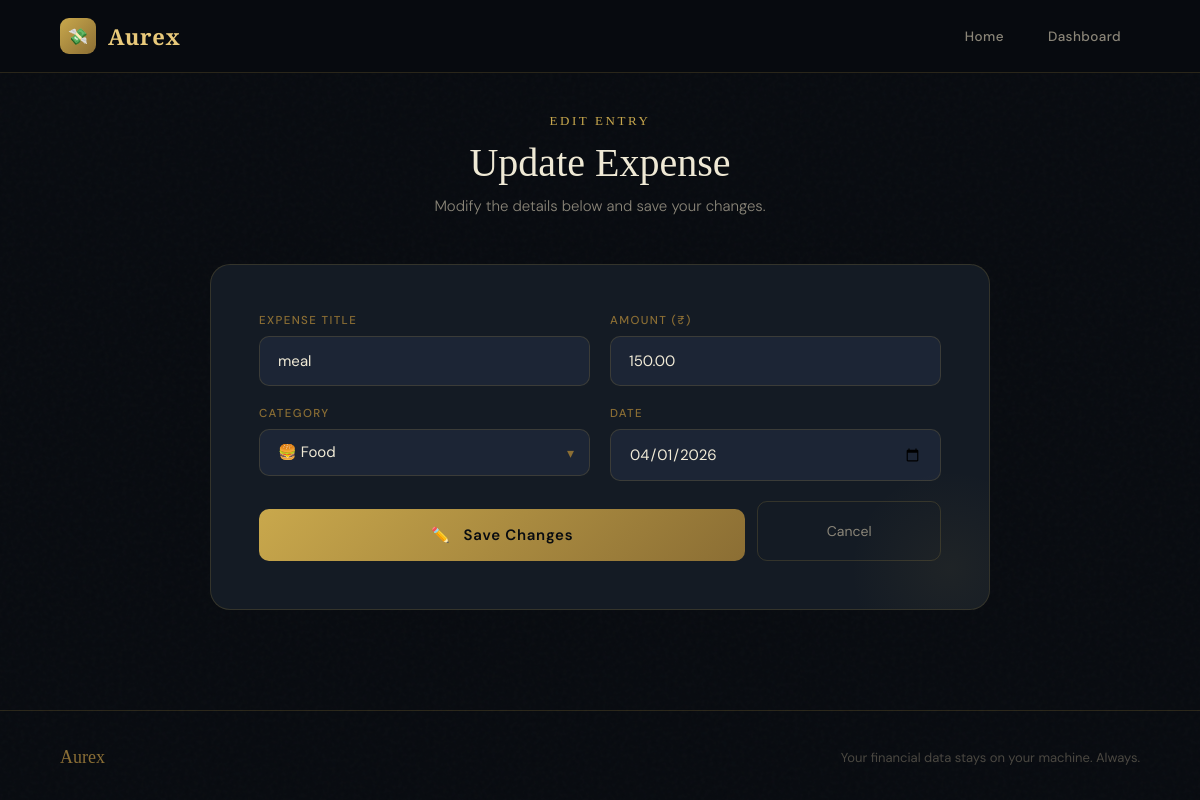
The page /edit.php?id=9 on the database its author committed.
### tables this page shows
CREATE TABLE `expenses` (
  `id` int(11) NOT NULL,
  `title` varchar(100) DEFAULT NULL,
  `amount` decimal(10,2) DEFAULT NULL,
  `category` varchar(50) DEFAULT NULL,
  `date` date DEFAULT NULL,
  `category_id` int(11) DEFAULT NULL
);

### edit.php (the view, shortened to what this page needs)
<!DOCTYPE html>
<html lang="en">
<head>
  <link rel="stylesheet" href="style.css"/>
</head>
<body>
<?php
$conn = new mysqli("localhost", "root", "", "expense_tracker");
$id = intval($_GET['id'] ?? 0);
$stmt = $conn->prepare("SELECT * FROM expenses WHERE id = ?");
$stmt->bind_param("i", $id);
$stmt->execute();
$expense = $stmt->get_result()->fetch_assoc();
?>
<nav class="navbar">
  <a href="index.php" class="navbar-brand">
    <div class="navbar-logo">💸</div>
    <span class="navbar-title">Aurex</span>
  </a>
  <div class="navbar-links">
    <a href="index.php">Home</a>
    <a href="view.php">Dashboard</a>
  </div>
</nav>
<section class="form-section">
  <div class="form-header">
    <div class="section-title">Edit Entry</div>
    <h2>Update Expense</h2>
    <p>Modify the details below and save your changes.</p>
  </div>
  <div class="form-card">
    <form action="update.php" method="POST">
      <div class="form-row">
        <div class="form-group">
          <label for="title">Expense Title</label>
          <input type="text" id="title" name="title"
                 value="<?= htmlspecialchars($expense['title']) ?>" required/>
        </div>
        <div class="form-group">
          <label for="amount">Amount (₹)</label>
          <input type="number" id="amount" name="amount"
                 value="<?= $expense['amount'] ?>" required/>
        </div>
      </div>
      <div class="form-row">
        <div class="form-group">
          <label for="category">Category</label>
          <div class="select-wrapper">
            <select id="category" name="category">
              <?php
              $cats = ['Food'=>'🍔','Travel'=>'✈️','Shopping'=>'🛍️','Education'=>'📚'];
              foreach ($cats as $cat => $icon):
              ?>
                <option value="<?= $cat ?>" <?= $expense['category']===$cat?'selected':'' ?>>
                  <?= $icon ?> <?= $cat ?>
                </option>
              <?php endforeach; ?>
            </select>
          </div>
        </div>
        <div class="form-group">
          <label for="date">Date</label>
          <input type="date" id="date" name="date"
                 value="<?= $expense['date'] ?>" required/>
        </div>
      </div>
      <div style="display:flex; gap:12px;">
        <button type="submit" class="submit-btn" style="flex:1;">
          <span>✏️ &nbsp; Save Changes</span>
        </button>
        <a href="view.php" style="
          flex:0.4; display:flex; align-items:center; justify-content:center;
          border:1px solid var(--border); border-radius:10px;
          color:var(--text-dim); text-decoration:none; font-size:14px;
          transition: all 0.2s;
        " onmouseover="this.style.borderColor='var(--border-bright)'"
           onmouseout="this.style.borderColor='var(--border)'">
          Cancel
        </a>
      </div>
    </form>
  </div>
</section>
<footer class="footer">
  <div class="footer-brand">Aurex</div>
  <div class="footer-text">Your financial data stays on your machine. Always.</div>
</footer>
</body>
</html>

### style.css (style rules this page uses)
:root { --gold: #c9a84c; --gold-light: #e8c97a; --gold-dim: #8b6e34; --obsidian: #080b10; --surface: #0e1219; --surface-2: #141b24; --surface-3: #1c2535; --border: rgba(201, 168, 76, 0.18); --border-bright: rgba(201, 168, 76, 0.45); --text: #f0ead6; --text-dim: #8a8578; --text-muted: #4a4740; --danger: #e05252; --success: #4caf82; --radius: 14px; }
*, *::before, *::after { box-sizing: border-box; margin: 0; padding: 0; }
html { scroll-behavior: smooth; }
body { font-family: 'DM Sans', sans-serif; background: var(--obsidian); color: var(--text); min-height: 100vh; overflow-x: hidden; }
body::before { content: ''; position: fixed; inset: 0; pointer-events: none; z-index: 0; opacity: 0.6; }
.navbar { position: sticky; top: 0; z-index: 100; display: flex; align-items: center; justify-content: space-between; padding: 18px 60px; background: rgba(8, 11, 16, 0.85); backdrop-filter: blur(20px); border-bottom: 1px solid var(--border); }
.navbar-brand { display: flex; align-items: center; gap: 12px; text-decoration: none; }
.navbar-logo { width: 36px; height: 36px; background: linear-gradient(135deg, var(--gold), var(--gold-dim)); border-radius: 9px; display: flex; align-items: center; justify-content: center; font-size: 16px; }
.navbar-title { font-family: 'Cormorant Garamond', serif; font-size: 22px; font-weight: 600; color: var(--gold-light); letter-spacing: 0.03em; }
.navbar-links { display: flex; align-items: center; gap: 6px; }
.navbar-links a { color: var(--text-dim); text-decoration: none; font-size: 13.5px; font-weight: 500; padding: 8px 18px; border-radius: 8px; border: 1px solid transparent; letter-spacing: 0.03em; transition: all 0.25s ease; }
.section-title { font-family: 'Playfair Display', serif; font-size: 13px; letter-spacing: 0.2em; text-transform: uppercase; color: var(--gold); margin-bottom: 8px; }
.form-section { padding: 40px 60px 100px; max-width: 900px; margin: 0 auto; }
.form-header { text-align: center; margin-bottom: 48px; }
.form-header h2 { font-family: 'Cormorant Garamond', serif; font-size: 40px; font-weight: 500; color: var(--text); margin-top: 10px; }
.form-header p { color: var(--text-dim); font-size: 15px; margin-top: 10px; font-weight: 300; }
.form-card { background: var(--surface-2); border: 1px solid var(--border); border-radius: 20px; padding: 48px; position: relative; overflow: hidden; }
.form-card::after { content: ''; position: absolute; bottom: -60px; right: -60px; width: 200px; height: 200px; background: radial-gradient(circle, rgba(201,168,76,0.06), transparent 70%); pointer-events: none; }
.form-row { display: grid; grid-template-columns: 1fr 1fr; gap: 20px; }
.form-group { display: flex; flex-direction: column; gap: 8px; margin-bottom: 20px; }
.form-group label { font-size: 11.5px; font-weight: 500; letter-spacing: 0.12em; text-transform: uppercase; color: var(--gold-dim); }
.form-group input, .form-group select { width: 100%; padding: 14px 18px; background: var(--surface-3); border: 1px solid var(--border); border-radius: 10px; color: var(--text); font-family: 'DM Sans', sans-serif; font-size: 15px; outline: none; transition: border-color 0.25s, box-shadow 0.25s; appearance: none; }
.form-group input::placeholder { color: var(--text-muted); }
.form-group select option { background: var(--surface-3); }
.select-wrapper { position: relative; }
.select-wrapper::after { content: '▾'; position: absolute; right: 16px; top: 50%; transform: translateY(-50%); color: var(--gold-dim); pointer-events: none; font-size: 14px; }
.submit-btn { width: 100%; padding: 16px; background: linear-gradient(135deg, var(--gold) 0%, var(--gold-dim) 100%); border: none; border-radius: 10px; color: var(--obsidian); font-family: 'DM Sans', sans-serif; font-size: 15px; font-weight: 600; letter-spacing: 0.05em; cursor: pointer; transition: all 0.3s ease; margin-top: 8px; position: relative; overflow: hidden; }
.submit-btn::before { content: ''; position: absolute; inset: 0; background: linear-gradient(135deg, var(--gold-light), var(--gold)); opacity: 0; transition: opacity 0.3s; }
.submit-btn span { position: relative; z-index: 1; }
.footer { border-top: 1px solid var(--border); padding: 36px 60px; display: flex; align-items: center; justify-content: space-between; }
.footer-brand { font-family: 'Cormorant Garamond', serif; font-size: 18px; color: var(--gold-dim); }
.footer-text { font-size: 13px; color: var(--text-muted); }

### rows shown on the page
expenses: title "meal", amount "150.00", category "🍔 Food", date "04/01/2026"
